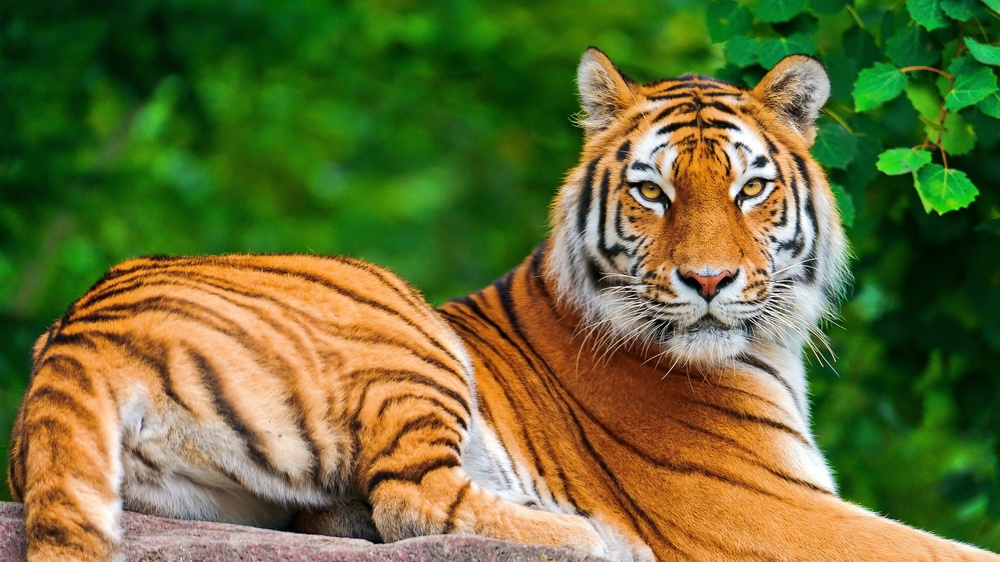
%> input picture Rishi_16/Question 10/img1.jpg, 1000 x 562 px, shrunk from 1920 x 1080 before the run
$ octave Q10_prewitts.m   (GNU Octave 9; MATLAB toolbox functions it lacks are replaced by stand-ins)
%> lines starting %> are read from the running program, lines starting %| are printed output that depends on the picture
pkg load image;

% Read an image
I = imread('img1.jpg');
%> I is the input picture: size 562x1000x3 uint8; mean R, G, B 104.7, 110.1, 54

% Convert the image to grayscale if it is RGB
if size(I,3) == 3
 I = rgb2gray(I);
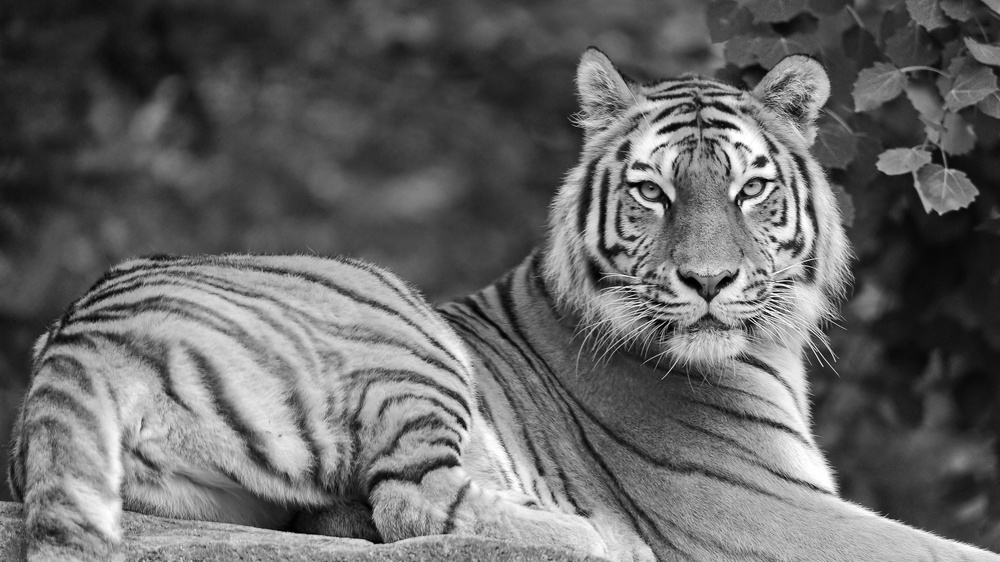
%> I: size 562x1000 uint8; min 0, max 255, mean 102.1
end

% Define the Prewitt masks
Gx = [-3 0 3; -1 0 1; -3 0 3];
Gy = [3 1 3; 0 0 0; -3 -3 -3];

% Apply the Prewitt masks
edges_x = conv2(double(I), Gx, 'same');
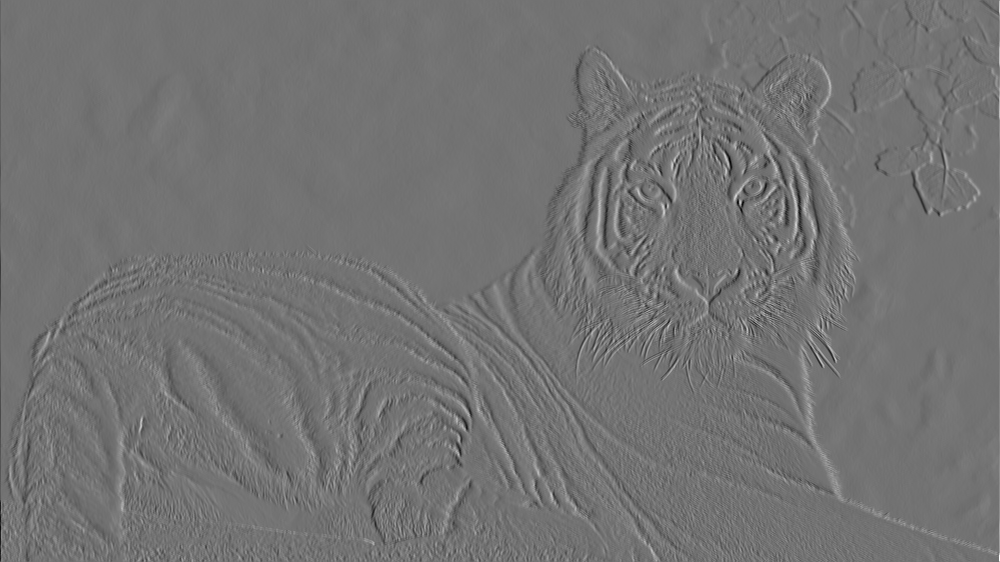
%> edges_x: size 562x1000 double; min -1310, max 1587, mean 0; drawn with min black and max white
edges_y = conv2(double(I), Gy, 'same');
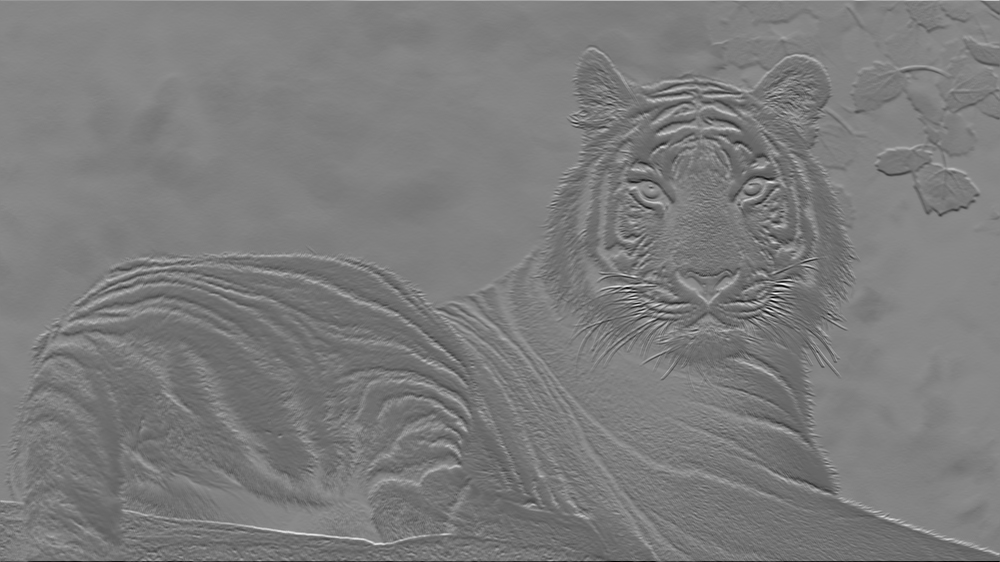
%> edges_y: size 562x1000 double; min -2019, max 1709, mean -202.4; drawn with min black and max white
% Calculate the gradient magnitude
edges = sqrt(edges_x.^2 + edges_y.^2);
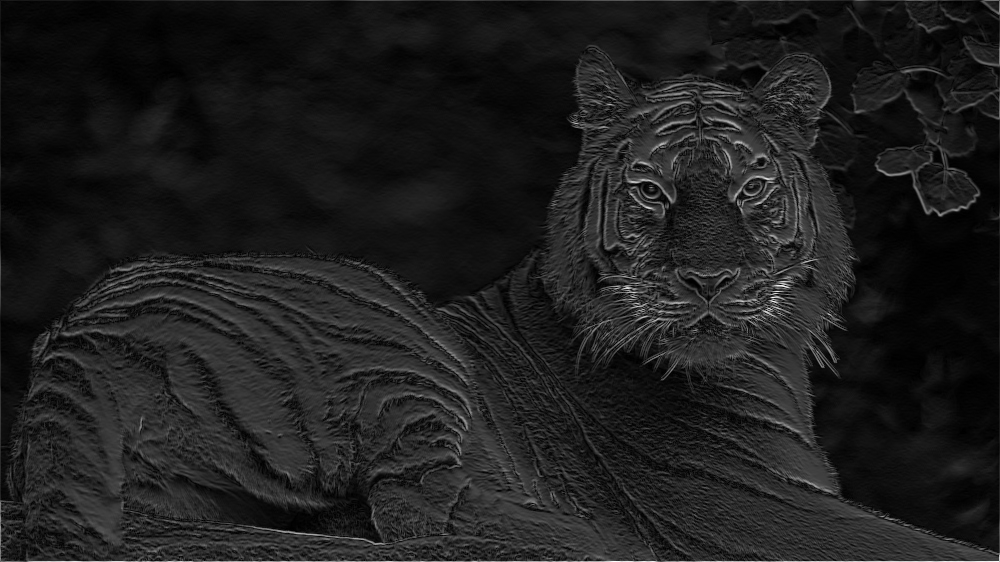
%> edges: size 562x1000 double; min 0, max 2019.4, mean 244.8; drawn with min black and max white
% Normalize and convert to uint8
edges = uint8(255 * mat2gray(edges));
%> edges: size 562x1000 uint8
% Display the edges
imshow(edges);
